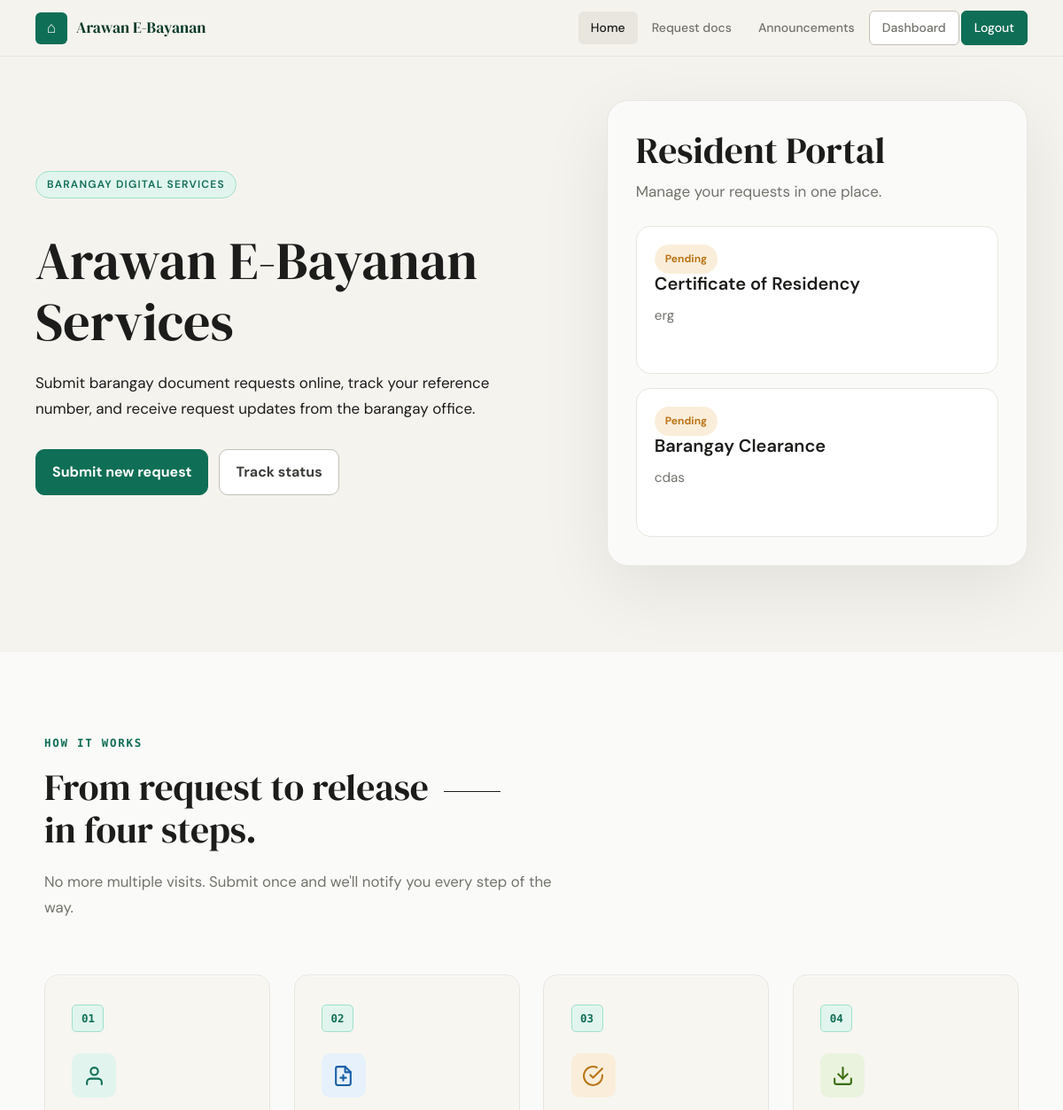
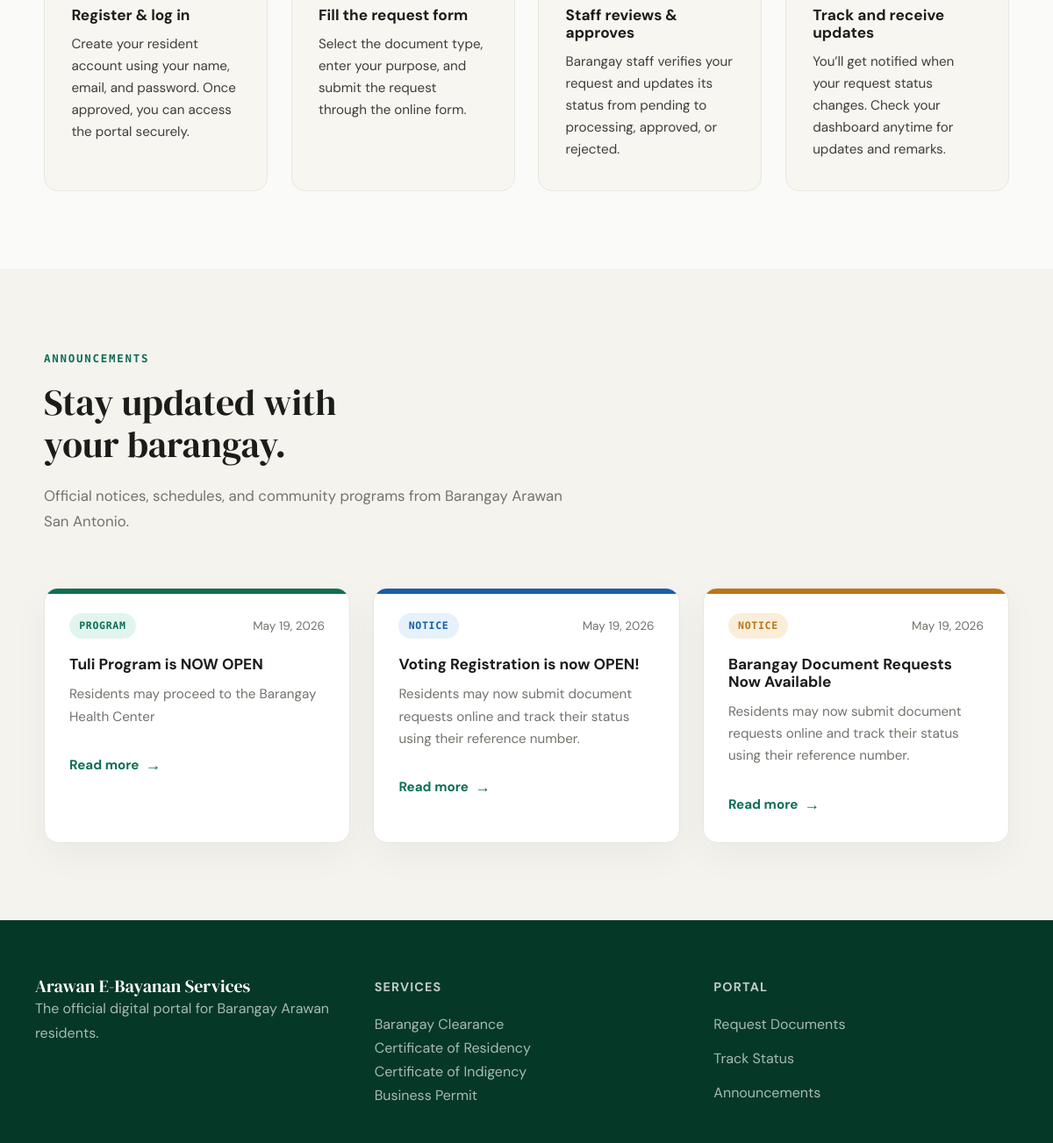
/ (signed in), run on the app's committed database (2 pictures, top to bottom).
### tables this page shows
CREATE TABLE `requests` (
  `id` int(11) NOT NULL,
  `user_id` int(11) NOT NULL,
  `request_type` varchar(100) NOT NULL,
  `purpose` varchar(255) DEFAULT NULL,
  `reference_number` varchar(50) NOT NULL,
  `status` enum('Pending','Processing','Approved','Rejected') DEFAULT 'Pending',
  `remarks` text DEFAULT NULL,
  `created_at` timestamp NOT NULL DEFAULT current_timestamp(),
  `updated_at` timestamp NOT NULL DEFAULT current_timestamp() ON UPDATE current_timestamp()
);

CREATE TABLE `announcements` (
  `id` int(11) NOT NULL,
  `title` varchar(255) NOT NULL,
  `content` text NOT NULL,
  `created_at` timestamp NOT NULL DEFAULT current_timestamp(),
  `category` enum('Notice','Advisory','Program','Health') NOT NULL DEFAULT 'Notice'
);

### index.php (the view, shortened to what this page needs)
<?php
include 'db.php';
$announcements = mysqli_query($conn, "SELECT * FROM announcements ORDER BY created_at DESC");
$latest_requests = [];
if (isset($_SESSION['user_id'])) {
    $user_id = $_SESSION['user_id'];
    $stmt = mysqli_prepare($conn, "SELECT request_type, purpose, status FROM requests WHERE user_id = ? ORDER BY created_at DESC LIMIT 2");
    mysqli_stmt_bind_param($stmt, "i", $user_id);
    mysqli_stmt_execute($stmt);
    $result = mysqli_stmt_get_result($stmt);
    if ($result) {
        while ($row = mysqli_fetch_assoc($result)) {
            $latest_requests[] = $row;
        }
    }
}
?>
<!DOCTYPE html>
<html lang="en">
<head>
<link rel="stylesheet" href="style.css">
</head>
<body>
<nav class="navbar">
    <a class="brand" href="index.php"><span class="brand-icon">⌂</span>Arawan E-Bayanan</a>
    <div class="nav-links">
        <a class="active" href="index.php">Home</a>
        <a href="request.php">Request docs</a>
        <a href="#announcements">Announcements</a>
        <?php if(isset($_SESSION['user_id'])): ?>
            <a class="btn" href="dashboard.php">Dashboard</a>
            <a class="btn btn-primary" href="logout.php">Logout</a>
        <?php else: ?>
            <a class="btn" href="login.php">Log in</a>
            <a class="btn btn-primary" href="register.php">Register</a>
        <?php endif; ?>
    </div>
</nav>
<section class="hero">
    <div>
        <span class="tag">Barangay Digital Services</span>
        <h1>Arawan E-Bayanan Services</h1>
        <p>Submit barangay document requests online, track your reference number, and receive request updates from the barangay office.</p>
        <div class="actions">
            <a class="btn btn-primary" href="request.php">Submit new request</a>
            <a class="btn" href="dashboard.php">Track status</a>
        </div>
    </div>
    <div class="panel">
        <h2>Resident Portal</h2>
        <p class="muted">Manage your requests in one place.</p>
        <?php if (isset($_SESSION['user_id']) && count($latest_requests) > 0): ?>
            <?php foreach ($latest_requests as $request): ?>
            <div class="mini-card">
                <span class="status <?php echo strtolower($request['status']); ?>"><?php echo htmlspecialchars($request['status']); ?></span>
                <h3><?php echo htmlspecialchars($request['request_type']); ?></h3>
                <p><?php echo htmlspecialchars($request['purpose']); ?></p>
            </div>
            <?php endforeach; ?>
        <?php else: ?>
            <div class="mini-card"><span class="status pending">Pending</span><h3>Barangay Clearance</h3><p>Under staff review</p></div>
            <div class="mini-card"><span class="status approved">Approved</span><h3>Certificate of Residency</h3><p>Ready for release</p></div>
        <?php endif; ?>
    </div>
</section>
<section class="how-section" id="services">
  <div class="container">
    <div class="how-header">
      <span class="section-kicker">How it works</span>
      <h2>From request to release <span></span><br>in four steps.</h2>
      <p>No more multiple visits. Submit once and we'll notify you every step of the way.</p>
    </div>
    <div class="how-grid">
      <article class="how-card">
        <div class="step-number">01</div>
        <div class="step-icon teal">
          <svg viewBox="0 0 24 24">
            <path d="M20 21v-2a4 4 0 0 0-4-4H8a4 4 0 0 0-4 4v2"/>
            <circle cx="12" cy="7" r="4"/>
          </svg>
        </div>
        <h3>Register & log in</h3>
        <p>Create your resident account using your name, email, and password. Once approved, you can access the portal securely.</p>
      </article>
      <article class="how-card">
        <div class="step-number">02</div>
        <div class="step-icon blue">
          <svg viewBox="0 0 24 24">
            <path d="M14 2H6a2 2 0 0 0-2 2v16a2 2 0 0 0 2 2h12a2 2 0 0 0 2-2V8z"/>
            <polyline points="14 2 14 8 20 8"/>
            <line x1="12" y1="11" x2="12" y2="17"/>
            <line x1="9" y1="14" x2="15" y2="14"/>
          </svg>
        </div>
        <h3>Fill the request form</h3>
        <p>Select the document type, enter your purpose, and submit the request through the online form.</p>
      </article>
      <article class="how-card">
        <div class="step-number">03</div>
        <div class="step-icon amber">
          <svg viewBox="0 0 24 24">
            <path d="M22 11.08V12a10 10 0 1 1-5.93-9.14"/>
            <polyline points="22 4 12 14.01 9 11.01"/>
          </svg>
        </div>
        <h3>Staff reviews & approves</h3>
        <p>Barangay staff verifies your request and updates its status from pending to processing, approved, or rejected.</p>
      </article>
      <article class="how-card">
        <div class="step-number">04</div>
        <div class="step-icon green">
          <svg viewBox="0 0 24 24">
            <path d="M21 15v4a2 2 0 0 1-2 2H5a2 2 0 0 1-2-2v-4"/>
            <polyline points="7 10 12 15 17 10"/>
            <line x1="12" y1="15" x2="12" y2="3"/>
          </svg>
        </div>
        <h3>Track and receive updates</h3>
        <p>You’ll get notified when your request status changes. Check your dashboard anytime for updates and remarks.</p>
      </article>
    </div>
  </div>
</section>
<section class="announcement-section" id="announcements">
  <div class="container">
    <div class="announcement-header">
      <span class="section-kicker">Announcements</span>
      <h2>Stay updated with<br>your barangay.</h2>
      <p>Official notices, schedules, and community programs from Barangay Arawan San Antonio.</p>
    </div>
    <div class="announcement-grid">
      <?php if ($announcements && mysqli_num_rows($announcements) > 0): ?>
        <?php while ($announcement = mysqli_fetch_assoc($announcements)): ?>
          <?php
            $category = $announcement['category'] ?? 'Notice';
            switch ($category) {
                case 'Program':
                    $card_class = 'card-program';
                    $tag_class = 'tag-program';
                    break;
                case 'Notice':
                default:
                    $card_class = 'card-notice';
                    $tag_class = 'tag-notice';
                    $category = 'Notice';
                    break;
            }
            $date = !empty($announcement['created_at'])
                ? date('M j, Y', strtotime($announcement['created_at']))
                : date('M j, Y');
          ?>
          <article class="announcement-card <?php echo $card_class; ?>">
            <div class="announcement-top">
              <span class="announcement-tag <?php echo $tag_class; ?>">
                <?php echo htmlspecialchars($category); ?>
              </span>
              <span class="announcement-date">
                <?php echo $date; ?>
              </span>
            </div>
            <h3><?php echo htmlspecialchars($announcement['title']); ?></h3>
            <p><?php echo htmlspecialchars($announcement['content']); ?></p>
            <a href="login.php" class="announcement-link">
              Read more
              <span>→</span>
            </a>
          </article>
        <?php endwhile; ?>
      <?php endif; ?>
    </div>
  </div>
</section>
<footer class="footer">
    <div>
        <h3>Arawan E-Bayanan Services</h3>
        <p>The official digital portal for Barangay Arawan residents.</p>
    </div>
    <div>
        <h4>Services</h4>
        <p>Barangay Clearance</p>
        <p>Certificate of Residency</p>
        <p>Certificate of Indigency</p>
        <p>Business Permit</p>
    </div>
    <div>
        <h4>Portal</h4>
        <p>Request Documents</p>
        <p>Track Status</p>
        <p>Announcements</p>
    </div>
</footer>
</body>
</html>

### data on the page
requests: status "Pending", request_type "Certificate of Residency", purpose "erg"
requests: status "Pending", request_type "Barangay Clearance", purpose "cdas"
announcements: category "PROGRAM", created_at "May 19, 2026", title "Tuli Program is NOW OPEN", content "Residents may proceed to the Barangay Health Center"
announcements: category "NOTICE", created_at "May 19, 2026", title "Voting Registration is now OPEN!", content "Residents may now submit document requests online and track their status using their reference number."
announcements: category "NOTICE", created_at "May 19, 2026", title "Barangay Document Requests Now Available", content "Residents may now submit document requests online and track their status using their reference number."
